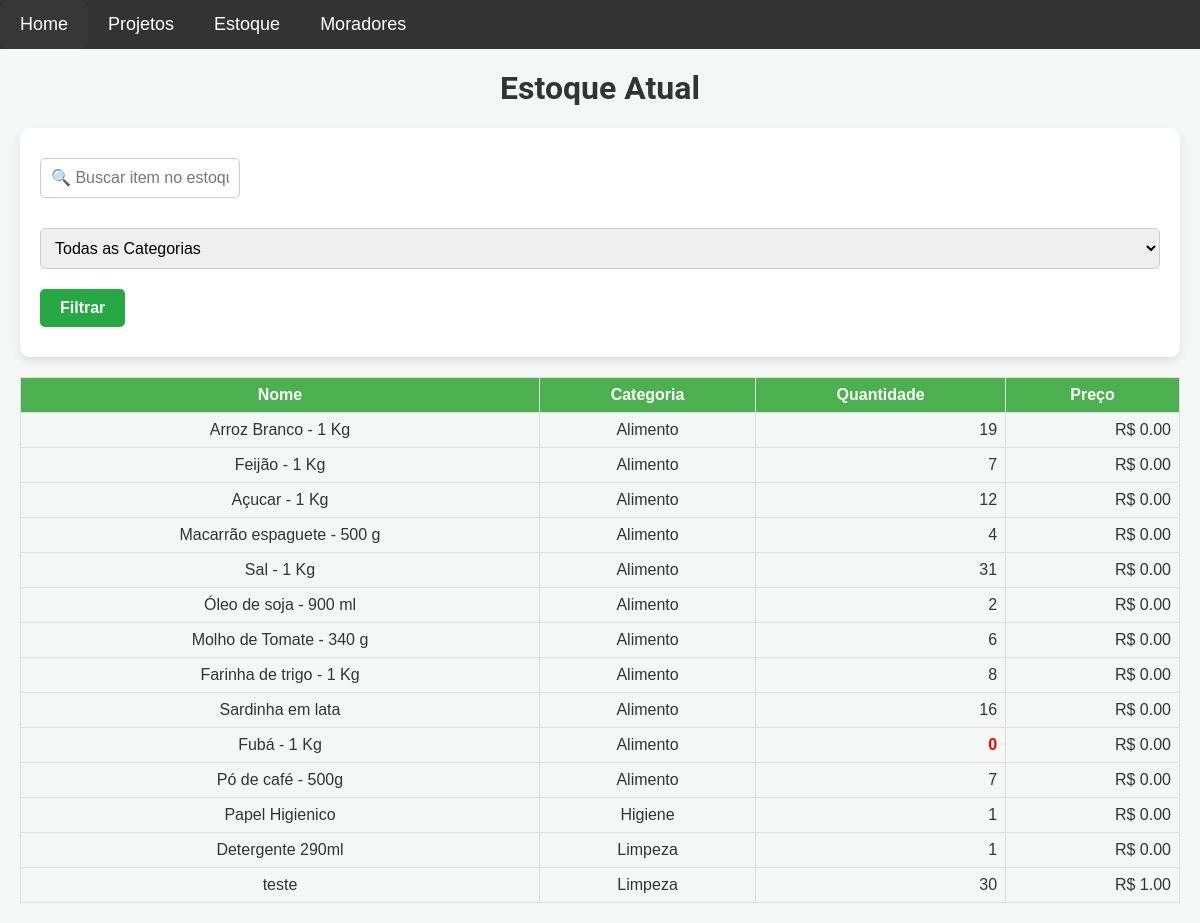
Page /estoque on the earlier database version.
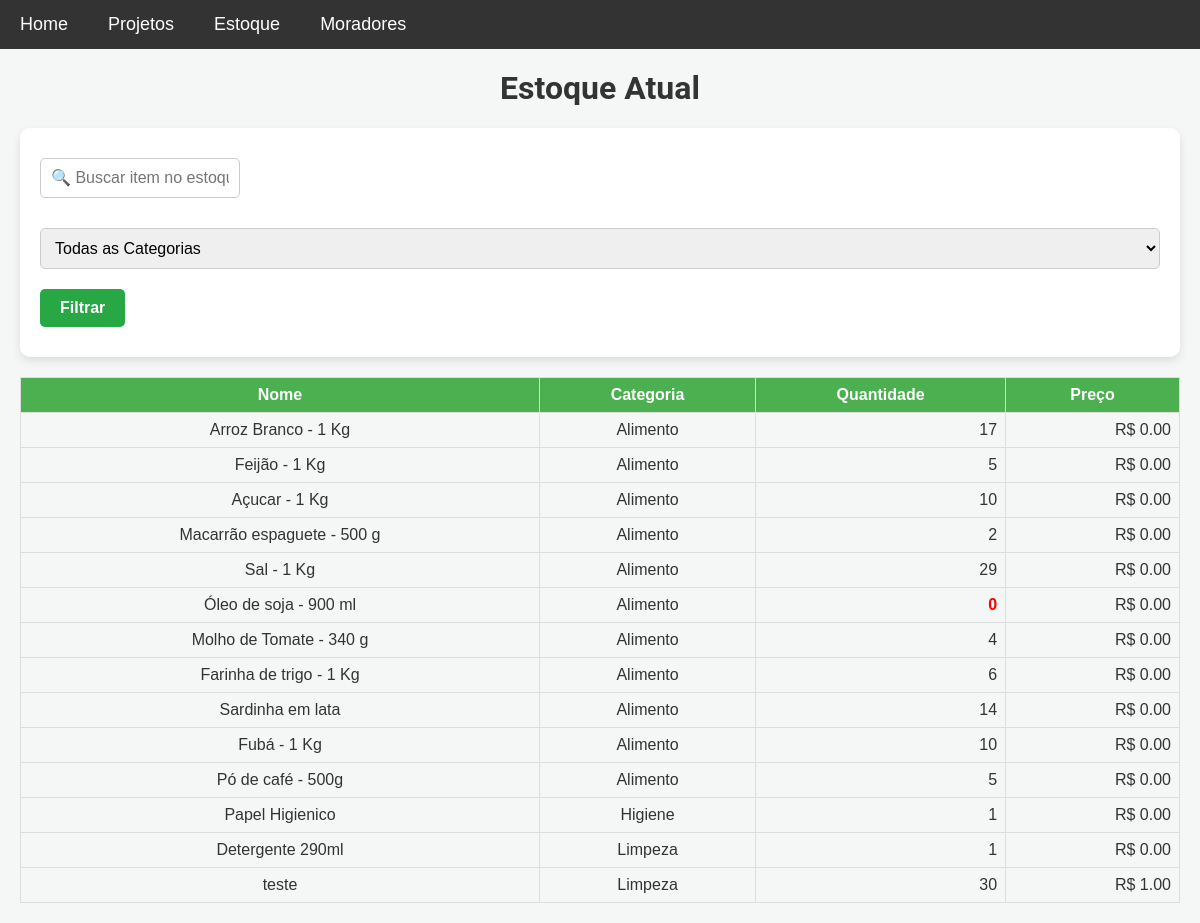
Same page on the later database version.
### models.py (models this page shows)
class Item(db.Model):
    __table_args__ = {'extend_existing': True}  # Estende a tabela existente ao invés de tentar recriá-la
    id = db.Column(db.Integer, primary_key=True)
    nome = db.Column(db.String(100), nullable=False)
    descricao = db.Column(db.Text, nullable=False)
    categoria = db.Column(db.String(50), nullable=False)
    quantidade = db.Column(db.Integer, nullable=False, default=0)
    preco = db.Column(db.Float, nullable=False)

### app.py (the view)
@app.route('/estoque')
def estoque_atual():
    busca = request.args.get('busca', '')  # Termo de busca, se houver
    categoria = request.args.get('categoria', '')  # Categoria selecionada, se houver
    itens = Item.query.all()
    if busca:
        busca_sem_acentos = remover_acentos(busca).lower()
        itens = [
            item for item in itens
            if busca_sem_acentos in remover_acentos(item.nome).lower()
        ]
    if categoria and categoria != 'todas':
        itens = [item for item in itens if item.categoria == categoria]
    categorias = list(set([item.categoria for item in Item.query.all()]))
    return render_template('estoque_atual.html', itens=itens, categorias=categorias)

### templates/estoque_atual.html (shortened to what this page needs)
{% extends 'base.html' %}
{% block content %}
<h1>Estoque Atual</h1>
<form id="search-form" method="GET" action="/estoque" class="search-form">
    <div class="form-group">
        <input type="text" name="busca" id="search" placeholder="🔍 Buscar item no estoque..." value="{{ request.args.get('busca', '') }}">
    </div>
    <div class="form-group">
        <select name="categoria" id="categoria">
            <option value="todas">Todas as Categorias</option>
        </select>
    </div>
    <div class="form-group">
        <button type="submit"> Filtrar</button>
    </div>
</form>
{% if itens %}
<table class="estoque-table" id="estoqueTable" data-sort-direction="asc">
    <thead>
        <tr>
            <th>Nome </th>
            <th>Categoria </th>
            <th>Quantidade </th>
            <th>Preço </th>
        </tr>
    </thead>
    <tbody>
        {% for item in itens %}
        <tr>
            <td>{{ item.nome }}</td>
            <td>{{ item.categoria }}</td>
            <td class="{{ 'alerta' if item.quantidade <= 0 else '' }}">{{ item.quantidade }}</td>
            <td>R$ {{ '%.2f' | format(item.preco) }}</td>
        </tr>
        {% endfor %}
    </tbody>
</table>
{% else %}
    <p class="mensagens danger">Nenhum item encontrado.</p>
{% endif %}
{% endblock %}

### templates/base.html (shortened to what this page needs)
<!DOCTYPE html>
<html lang="pt-BR">
<head>
    <link rel="stylesheet" href="{{ url_for('static', filename='css/style.css') }}">
</head>
<body>
    <nav class="navbar">
        <ul class="main-menu">
            <li><a href="{{ url_for('home') }}">Home</a></li>
            <li class="dropdown">
                <a href="javascript:void(0)" class="dropbtn">Projetos</a>
            </li>
            <li class="dropdown">
                <a href="javascript:void(0)" class="dropbtn">Estoque</a>
            </li>
            <li class="dropdown">
                <a href="javascript:void(0)" class="dropbtn">Moradores</a>
            </li>
        </ul>
    </nav>
    <div class="content">
        {% block content %}{% endblock %}
    </div>
</body>
</html>

### static/css/style.css (style rules this page uses)
body { font-family: 'Roboto', sans-serif; background-color: #f4f7f6; margin: 0; padding: 0; color: #333; }
h1, h3 { text-align: center; margin-top: 0; }
a { text-decoration: none; color: white; transition: background-color 0.3s ease; }
.content { padding: 20px; }
form { background-color: white; padding: 20px; border-radius: 10px; box-shadow: 0 4px 10px rgba(0, 0, 0, 0.1); margin-bottom: 20px; }
input[type="text"], input[type="date"], textarea, select { width: 100%; padding: 10px; margin: 10px 0; border: 1px solid #ccc; border-radius: 5px; font-size: 16px; box-sizing: border-box; }
form input[type="text"], form input[type="date"] { max-width: 200px; display: inline-block; margin-right: 10px; }
button, .btn { display: inline-block; padding: 10px 20px; background-color: #28a745; color: white; border: none; border-radius: 5px; font-size: 16px; font-weight: bold; cursor: pointer; transition: background-color 0.3s ease, color 0.3s ease; }
.estoque-table, .moradores-table { width: 100%; border-collapse: collapse; margin-top: 20px; font-family: Arial, sans-serif; }
.estoque-table th, .estoque-table td, .moradores-table th, .moradores-table td { border: 1px solid #ddd; padding: 8px; text-align: center; }
.estoque-table th, .moradores-table th { background-color: #4CAF50; color: white; font-weight: bold; }
.estoque-table td:nth-child(3), .estoque-table td:nth-child(4) { text-align: right; }
.estoque-table td.alerta { color: red; font-weight: bold; }
.navbar { background-color: #333; font-family: Arial, sans-serif; display: flex; align-items: center; position: relative; z-index: 1000; }
.navbar ul { list-style-type: none; margin: 0; padding: 0; display: flex; flex-wrap: wrap; }
.navbar ul li { position: relative; }
.navbar ul.main-menu > li > a { display: block; color: white; text-align: center; padding: 14px 20px; text-decoration: none; font-size: 18px; }
@media (max-width: 1600px) { .search-form { flex-direction: column; align-items: center; } }
@media (max-width: 1600px) { .search-form .form-group { margin-right: 0; margin-bottom: 10px; } }
@media (max-width: 1600px) { .search-form input[type="text"] { width: 100%; } }
.form-group { flex: 1; margin-right: 20px; }
.form-group:last-child { margin-right: 0; }
.form-group { flex: 1; }

Differences in the rows shown:
changed Item "Arroz Branco - 1 Kg": quantidade "19" → "17"
changed Item "Feijão - 1 Kg": quantidade "7" → "5"
changed Item "Açucar - 1 Kg": quantidade "12" → "10"
changed Item "Macarrão espaguete - 500 g": quantidade "4" → "2"
changed Item "Sal - 1 Kg": quantidade "31" → "29"
changed Item "Óleo de soja - 900 ml": quantidade "2" → "0"
changed Item "Molho de Tomate - 340 g": quantidade "6" → "4"
changed Item "Farinha de trigo - 1 Kg": quantidade "8" → "6"
changed Item "Sardinha em lata": quantidade "16" → "14"
changed Item "Fubá - 1 Kg": quantidade "0" → "10"
changed Item "Pó de café - 500g": quantidade "7" → "5"
